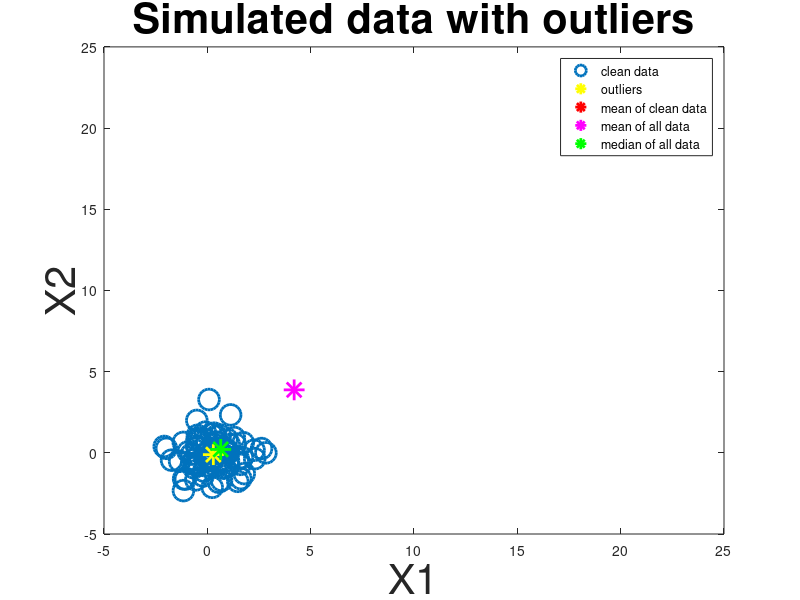

This figure's MATLAB source: (Note: this script raises an error after producing the figure.)
% Simulate data with outliers
cleandata=[randn(80,1) randn(80,1)]; %Vector 80x1 of pseudorandom values drawn from the standard normal distribution
plot(cleandata(:,1),cleandata(:,2),'o','LineWidth',2,'MarkerSize',15)
xlabel('X1','FontSize', 30)
ylabel('X2','FontSize', 30)
title('Simulated data with outliers','FontSize', 30)
hold on
mc=mean(cleandata);
plot(mc(1),mc(2),'*y','LineWidth',2,'MarkerSize',15) %Plot the mean vector of clean data
out=[20+0.5*randn(20,1) 20+0.5*randn(20,1)]; %cluster of 20 outliers from N(20,0.5^2)
plot(out(:,1),out(:,2),'*r','LineWidth',2,'MarkerSize',15)
data=[cleandata;out]; % Clean data + Outliers

% Calculate the mean vector of data with outliers
md=mean(data);
plot(md(1),md(2),'*m','LineWidth',2,'MarkerSize',15)

% Calculate the median vector of data with outliers
med=median(data);
plot(med(1),med(2),'*g','LineWidth',2,'MarkerSize',15)
lgd=legend('clean data','outliers','mean of clean data','mean of all data','median of all data');
lgd.FontSize = 30;








